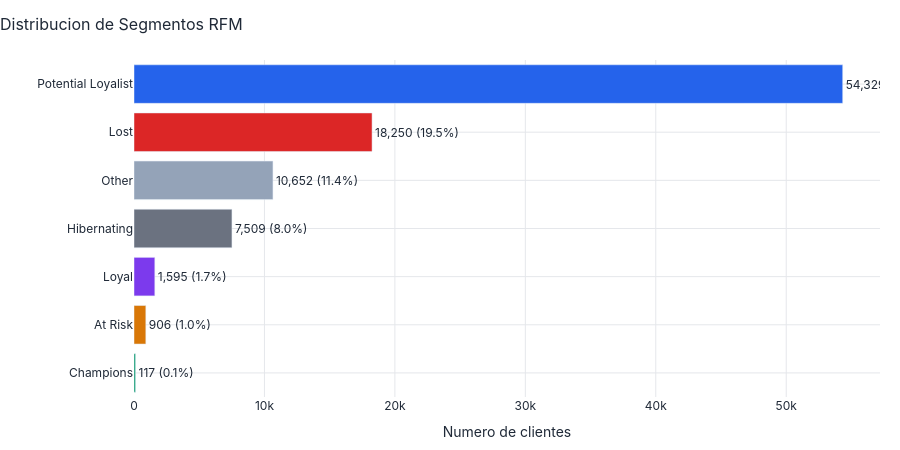

Notebook code for this chart:
### Markdown cell above
**Nota sobre el scoring de Frecuencia (F):**

El score de Frecuencia utiliza una escala de 3 niveles (1/3/5) en lugar de quintiles estandar (1-5). Esta es una decision de diseno deliberada, no un error:

- **Por que fallan los quintiles:** ~97% de los clientes tienen frecuencia = 1 (una sola compra). `pd.qcut` con `q=5` no puede crear 5 bins con fronteras distintas cuando practicamente todos los valores son identicos. Forzar quintiles asignaria scores arbitrarios dentro del mismo grupo de frecuencia.
- **Por que 3 niveles (1/3/5):** Se eligio un esquema que crea separacion significativa entre los grupos reales del negocio: compradores unicos (F=1), compradores con 2 ordenes (F=3), y compradores con 3+ ordenes (F=5). Los valores 1, 3 y 5 se usan en lugar de 1, 2 y 3 para mantener la escala compatible con R y M (ambos en rango 1-5), de modo que el score RFM compuesto tenga un rango consistente.
- **Los valores 2 y 4 quedan sin usar:** Esto es intencional. No existen sub-segmentos naturales dentro de "1 orden" o "2 ordenes" que justifiquen granularidad adicional.

### Code cell
# --- Bar chart: segment sizes ---
seg_counts = rfm['segment'].value_counts().reset_index()
seg_counts.columns = ['segment', 'count']
seg_counts['pct'] = seg_counts['count'] / seg_counts['count'].sum() * 100
seg_counts = seg_counts.sort_values('count', ascending=True)

segment_colors = {
    'Champions': COLORS['success'],
    'Loyal': CATEGORICAL[1],
    'Potential Loyalist': COLORS['primary'],
    'New': CATEGORICAL[5],
    'At Risk': COLORS['warning'],
    'Hibernating': COLORS['neutral'],
    'Lost': COLORS['danger'],
    'Other': '#94A3B8',
}

fig = go.Figure()
fig.add_trace(go.Bar(
    y=seg_counts['segment'],
    x=seg_counts['count'],
    orientation='h',
    marker_color=[segment_colors.get(s, COLORS['neutral']) for s in seg_counts['segment']],
    text=[f'{c:,} ({p:.1f}%)' for c, p in zip(seg_counts['count'], seg_counts['pct'])],
    textposition='outside',
))
fig.update_layout(
    title='Distribucion de Segmentos RFM',
    xaxis_title='Numero de clientes',
    yaxis_title='',
    height=450,
    showlegend=False,
)
apply_plotly_theme(fig)
fig.show()

### Figure 1 — Plotly figure (JSON) as saved in the notebook; plotly's stock layout.template omitted (floating-point values rounded to 4 significant figures)
{"data": [{"marker": {"color": ["#059669", "#D97706", "#7C3AED", "#6B7280", "#94A3B8", "#DC2626", "#2563EB"]}, "orientation": "h", "text": ["117 (0.1%)", "906 (1.0%)", "1,595 (1.7%)", "7,509 (8.0%)", "10,652 (11.4%)", "18,250 (19.5%)", "54,329 (58.2%)"], "textposition": "outside", "type": "bar", "x": [117, 906, 1595, 7509, 10652, 18250, 54329], "y": ["Champions", "At Risk", "Loyal", "Hibernating", "Other", "Lost", "Potential Loyalist"]}], "layout": {"font": {"color": "#1F2937", "family": "Inter, system-ui, sans-serif"}, "height": 450, "margin": {"b": 40, "l": 60, "r": 20, "t": 60}, "paper_bgcolor": "#FFFFFF", "plot_bgcolor": "#FFFFFF", "showlegend": false, "title": {"font": {"size": 16}, "text": "Distribucion de Segmentos RFM", "x": 0}, "xaxis": {"gridcolor": "#E5E7EB", "showgrid": true, "title": {"text": "Numero de clientes"}}, "yaxis": {"gridcolor": "#E5E7EB", "showgrid": true, "title": {"text": ""}}}}
